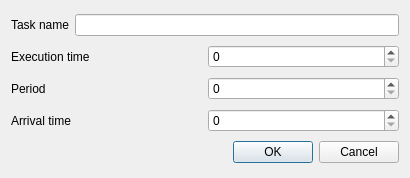
<?xml version="1.0" encoding="UTF-8"?>
<ui version="4.0">
 <class>Task</class>
 <widget class="QDialog" name="Task">
  <property name="geometry">
   <rect>
    <x>0</x>
    <y>0</y>
    <width>410</width>
    <height>178</height>
   </rect>
  </property>
  <property name="windowTitle">
   <string>Dialog</string>
  </property>
  <layout class="QVBoxLayout" name="verticalLayout">
   <item>
    <layout class="QHBoxLayout" name="horizontalLayout">
     <item>
      <widget class="QLabel" name="label">
       <property name="text">
        <string>Task name</string>
       </property>
      </widget>
     </item>
     <item>
      <widget class="QLineEdit" name="taskName"/>
     </item>
    </layout>
   </item>
   <item>
    <layout class="QHBoxLayout" name="horizontalLayout_2">
     <item>
      <widget class="QLabel" name="label_2">
       <property name="text">
        <string>Execution time</string>
       </property>
      </widget>
     </item>
     <item>
      <widget class="QSpinBox" name="execTime"/>
     </item>
    </layout>
   </item>
   <item>
    <layout class="QHBoxLayout" name="horizontalLayout_3">
     <item>
      <widget class="QLabel" name="label_3">
       <property name="text">
        <string>Period</string>
       </property>
      </widget>
     </item>
     <item>
      <widget class="QSpinBox" name="period"/>
     </item>
    </layout>
   </item>
   <item>
    <layout class="QHBoxLayout" name="horizontalLayout_4">
     <item>
      <widget class="QLabel" name="label_4">
       <property name="text">
        <string>Arrival time</string>
       </property>
      </widget>
     </item>
     <item>
      <widget class="QSpinBox" name="arrivalTime"/>
     </item>
    </layout>
   </item>
   <item>
    <widget class="QDialogButtonBox" name="buttonBox">
     <property name="orientation">
      <enum>Qt::Horizontal</enum>
     </property>
     <property name="standardButtons">
      <set>QDialogButtonBox::Cancel|QDialogButtonBox::Ok</set>
     </property>
    </widget>
   </item>
  </layout>
 </widget>
 <resources/>
 <connections>
  <connection>
   <sender>buttonBox</sender>
   <signal>accepted()</signal>
   <receiver>Task</receiver>
   <slot>accept()</slot>
   <hints>
    <hint type="sourcelabel">
     <x>248</x>
     <y>254</y>
    </hint>
    <hint type="destinationlabel">
     <x>157</x>
     <y>274</y>
    </hint>
   </hints>
  </connection>
  <connection>
   <sender>buttonBox</sender>
   <signal>rejected()</signal>
   <receiver>Task</receiver>
   <slot>reject()</slot>
   <hints>
    <hint type="sourcelabel">
     <x>316</x>
     <y>260</y>
    </hint>
    <hint type="destinationlabel">
     <x>286</x>
     <y>274</y>
    </hint>
   </hints>
  </connection>
 </connections>
</ui>
